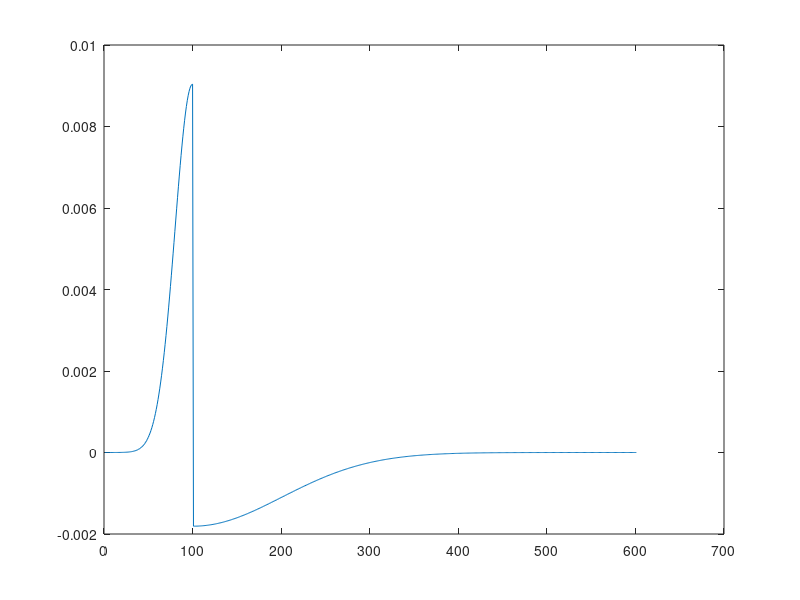
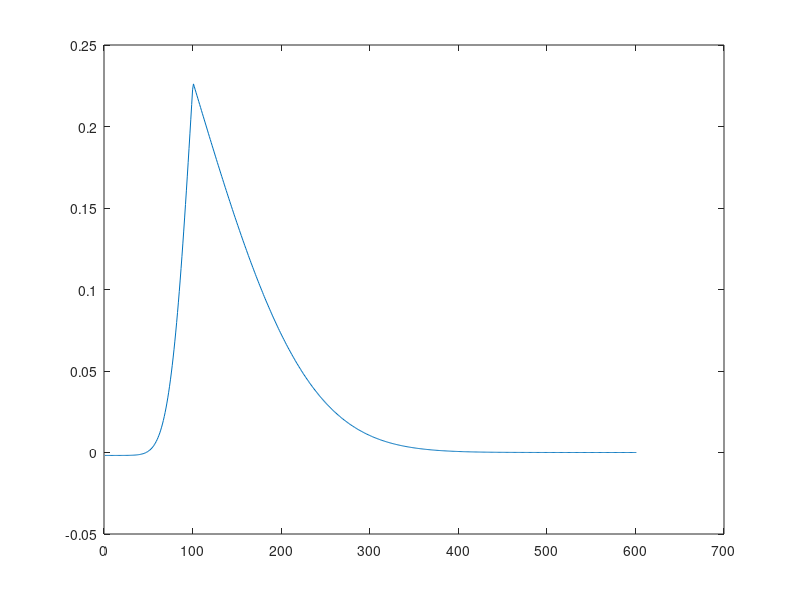
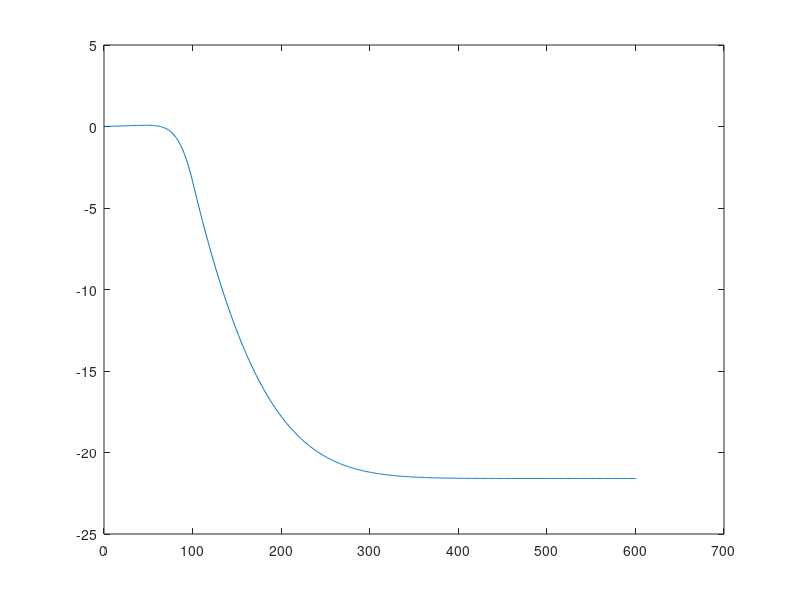

The MATLAB script that drew these images, in order:
N = 601;
L = 600;

x = linspace(0,L,N);
rho = zeros(N,1);
V = zeros(N,1);

Lap = zeros(N,N);

v = ones(N,1);
v1 = ones(N-1,1);

Lap = -2.*diag(v,0) + diag(v1,1) + diag(v1,-1);

Lap(1,1) = -2;
Lap(N,N) = -1;

x1 = linspace(-5,0,100);
y1 = gaussmf(x1,[1,0]);

x2 = linspace(0,5,500);
y2 = gaussmf(x2,[1,0]);

% rho(1:200) = 0.0;
% rho(201:250) = 5*y1;
% rho(251:500) = -1*y2;
% rho(501:701) = 0.0;

rho(1:100) = 5*y1;
rho(101:600) = -1*y2;

rho = rho*1.6e-19*1e6*1e-18/8.85e-12*1e17;

figure(1)
plot(rho);

V = -1*inv(Lap)*rho;

E = gradient(V);
E = -1*E;
figure(2)
plot(E);

figure(3)
plot(V);